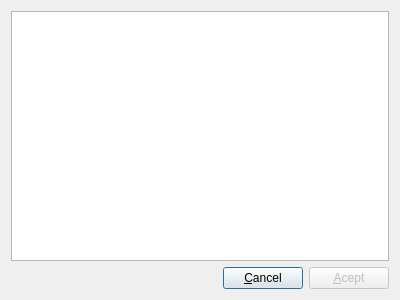
<?xml version="1.0" encoding="UTF-8"?>
<ui version="4.0">
 <class>versionDialog</class>
 <widget class="QDialog" name="versionDialog">
  <property name="geometry">
   <rect>
    <x>0</x>
    <y>0</y>
    <width>400</width>
    <height>300</height>
   </rect>
  </property>
  <property name="windowTitle">
   <string>Versions</string>
  </property>
  <layout class="QVBoxLayout" name="verticalLayout">
   <item>
    <widget class="QListWidget" name="versionsList"/>
   </item>
   <item>
    <layout class="QHBoxLayout" name="horizontalLayout">
     <item>
      <spacer name="horizontalSpacer">
       <property name="orientation">
        <enum>Qt::Horizontal</enum>
       </property>
       <property name="sizeHint" stdset="0">
        <size>
         <width>40</width>
         <height>20</height>
        </size>
       </property>
      </spacer>
     </item>
     <item>
      <widget class="QPushButton" name="cancelPushButton">
       <property name="text">
        <string>&amp;Cancel</string>
       </property>
      </widget>
     </item>
     <item>
      <widget class="QPushButton" name="acceptPushButton">
       <property name="enabled">
        <bool>false</bool>
       </property>
       <property name="text">
        <string>&amp;Acept</string>
       </property>
      </widget>
     </item>
    </layout>
   </item>
  </layout>
 </widget>
 <resources/>
 <connections>
  <connection>
   <sender>acceptPushButton</sender>
   <signal>clicked()</signal>
   <receiver>versionDialog</receiver>
   <slot>accept()</slot>
   <hints>
    <hint type="sourcelabel">
     <x>347</x>
     <y>276</y>
    </hint>
    <hint type="destinationlabel">
     <x>199</x>
     <y>149</y>
    </hint>
   </hints>
  </connection>
  <connection>
   <sender>cancelPushButton</sender>
   <signal>clicked()</signal>
   <receiver>versionDialog</receiver>
   <slot>reject()</slot>
   <hints>
    <hint type="sourcelabel">
     <x>256</x>
     <y>276</y>
    </hint>
    <hint type="destinationlabel">
     <x>199</x>
     <y>149</y>
    </hint>
   </hints>
  </connection>
 </connections>
</ui>
